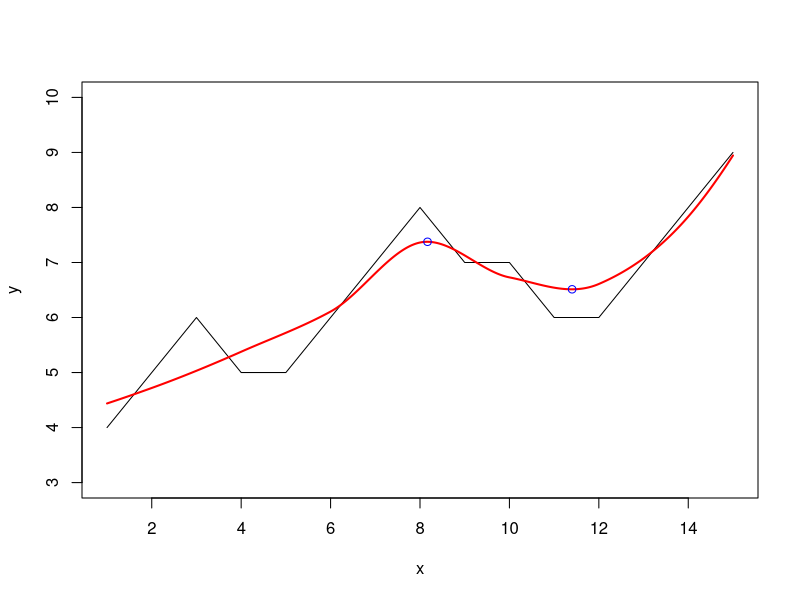

Generate this figure with R:
x = seq(1,15)
y = c(4,5,6,5,5,6,7,8,7,7,6,6,7,8,9)
plot(x,y,type="l",ylim=c(3,10))
lo <- loess(y~x)
xl <- seq(min(x),max(x), (max(x) - min(x))/1000)
out = predict(lo,xl)
lines(xl, out, col='red', lwd=2)

infl <- c(FALSE, diff(diff(out)>0)!=0)

points(xl[infl ], out[infl ], col="blue")
